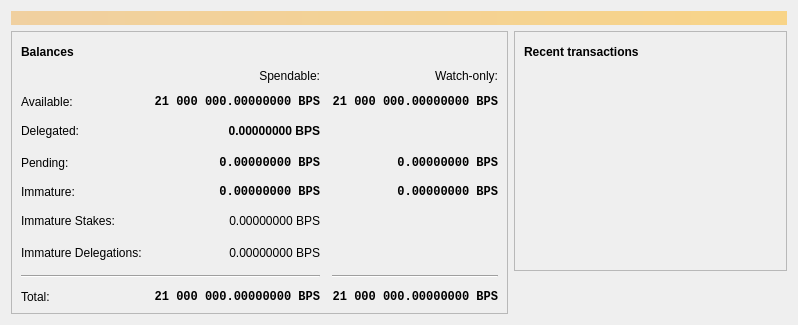
<?xml version="1.0" encoding="UTF-8"?>
<ui version="4.0">
 <class>OverviewPage</class>
 <widget class="QWidget" name="OverviewPage">
  <property name="geometry">
   <rect>
    <x>0</x>
    <y>0</y>
    <width>798</width>
    <height>318</height>
   </rect>
  </property>
  <property name="windowTitle">
   <string>Form</string>
  </property>
  <layout class="QVBoxLayout" name="topLayout">
   <item>
    <widget class="QLabel" name="labelAlerts">
     <property name="visible">
      <bool>false</bool>
     </property>
     <property name="styleSheet">
      <string notr="true">QLabel { background-color: qlineargradient(x1: 0, y1: 0, x2: 1, y2: 0, stop:0 #F0D0A0, stop:1 #F8D488); color:#000000; }</string>
     </property>
     <property name="wordWrap">
      <bool>true</bool>
     </property>
     <property name="margin">
      <number>3</number>
     </property>
     <property name="textInteractionFlags">
      <set>Qt::TextSelectableByMouse</set>
     </property>
    </widget>
   </item>
   <item>
    <layout class="QHBoxLayout" name="horizontalLayout" stretch="1,1">
     <item>
      <layout class="QVBoxLayout" name="verticalLayout_2">
       <item>
        <widget class="QFrame" name="frame">
         <property name="frameShape">
          <enum>QFrame::StyledPanel</enum>
         </property>
         <property name="frameShadow">
          <enum>QFrame::Raised</enum>
         </property>
         <layout class="QVBoxLayout" name="verticalLayout_4">
          <item>
           <layout class="QHBoxLayout" name="horizontalLayout_4">
            <item>
             <widget class="QLabel" name="label_5">
              <property name="font">
               <font>
                <weight>75</weight>
                <bold>true</bold>
               </font>
              </property>
              <property name="text">
               <string>Balances</string>
              </property>
             </widget>
            </item>
            <item>
             <widget class="QPushButton" name="labelWalletStatus">
              <property name="enabled">
               <bool>true</bool>
              </property>
              <property name="maximumSize">
               <size>
                <width>30</width>
                <height>16777215</height>
               </size>
              </property>
              <property name="toolTip">
               <string>The displayed information may be out of date. Your wallet automatically synchronizes with the CleanCoin network after a connection is established, but this process has not completed yet.</string>
              </property>
              <property name="text">
               <string/>
              </property>
              <property name="icon">
               <iconset resource="../CleanCoin.qrc">
                <normaloff>:/icons/warning</normaloff>
                <disabledoff>:/icons/warning</disabledoff>:/icons/warning</iconset>
              </property>
              <property name="iconSize">
               <size>
                <width>24</width>
                <height>24</height>
               </size>
              </property>
              <property name="flat">
               <bool>true</bool>
              </property>
             </widget>
            </item>
            <item>
             <spacer name="horizontalSpacer_3">
              <property name="orientation">
               <enum>Qt::Horizontal</enum>
              </property>
              <property name="sizeHint" stdset="0">
               <size>
                <width>40</width>
                <height>20</height>
               </size>
              </property>
             </spacer>
            </item>
           </layout>
          </item>
          <item>
           <layout class="QGridLayout" name="gridLayout">
            <property name="spacing">
             <number>12</number>
            </property>
            <item row="3" column="2">
             <widget class="QLabel" name="labelWatchPending">
              <property name="font">
               <font>
                <family>Monospace</family>
                <weight>75</weight>
                <bold>true</bold>
               </font>
              </property>
              <property name="cursor">
               <cursorShape>IBeamCursor</cursorShape>
              </property>
              <property name="toolTip">
               <string>Unconfirmed transactions to watch-only addresses</string>
              </property>
              <property name="text">
               <string notr="true">0.00000000 BPS</string>
              </property>
              <property name="alignment">
               <set>Qt::AlignRight|Qt::AlignTrailing|Qt::AlignVCenter</set>
              </property>
              <property name="textInteractionFlags">
               <set>Qt::LinksAccessibleByMouse|Qt::TextSelectableByKeyboard|Qt::TextSelectableByMouse</set>
              </property>
             </widget>
            </item>
            <item row="3" column="1">
             <widget class="QLabel" name="labelUnconfirmed">
              <property name="font">
               <font>
                <family>Monospace</family>
                <weight>75</weight>
                <bold>true</bold>
               </font>
              </property>
              <property name="cursor">
               <cursorShape>IBeamCursor</cursorShape>
              </property>
              <property name="toolTip">
               <string>Total of transactions that have yet to be confirmed, and do not yet count toward the spendable balance</string>
              </property>
              <property name="text">
               <string notr="true">0.00000000 BPS</string>
              </property>
              <property name="alignment">
               <set>Qt::AlignRight|Qt::AlignTrailing|Qt::AlignVCenter</set>
              </property>
              <property name="textInteractionFlags">
               <set>Qt::LinksAccessibleByMouse|Qt::TextSelectableByKeyboard|Qt::TextSelectableByMouse</set>
              </property>
             </widget>
            </item>
            <item row="4" column="2">
             <widget class="QLabel" name="labelWatchImmature">
              <property name="font">
               <font>
                <family>Monospace</family>
                <weight>75</weight>
                <bold>true</bold>
               </font>
              </property>
              <property name="cursor">
               <cursorShape>IBeamCursor</cursorShape>
              </property>
              <property name="toolTip">
               <string>Mined balance in watch-only addresses that has not yet matured</string>
              </property>
              <property name="text">
               <string notr="true">0.00000000 BPS</string>
              </property>
              <property name="alignment">
               <set>Qt::AlignRight|Qt::AlignTrailing|Qt::AlignVCenter</set>
              </property>
              <property name="textInteractionFlags">
               <set>Qt::LinksAccessibleByMouse|Qt::TextSelectableByKeyboard|Qt::TextSelectableByMouse</set>
              </property>
             </widget>
            </item>
            <item row="7" column="0" colspan="2">
             <widget class="Line" name="line">
              <property name="orientation">
               <enum>Qt::Horizontal</enum>
              </property>
             </widget>
            </item>
            <item row="7" column="2">
             <widget class="Line" name="lineWatchBalance">
              <property name="sizePolicy">
               <sizepolicy hsizetype="Preferred" vsizetype="Fixed">
                <horstretch>0</horstretch>
                <verstretch>0</verstretch>
               </sizepolicy>
              </property>
              <property name="minimumSize">
               <size>
                <width>140</width>
                <height>0</height>
               </size>
              </property>
              <property name="orientation">
               <enum>Qt::Horizontal</enum>
              </property>
             </widget>
            </item>
            <item row="8" column="0">
             <widget class="QLabel" name="labelTotalText">
              <property name="text">
               <string>Total:</string>
              </property>
             </widget>
            </item>
            <item row="4" column="1">
             <widget class="QLabel" name="labelImmature">
              <property name="font">
               <font>
                <family>Monospace</family>
                <weight>75</weight>
                <bold>true</bold>
               </font>
              </property>
              <property name="cursor">
               <cursorShape>IBeamCursor</cursorShape>
              </property>
              <property name="toolTip">
               <string>Mined balance that has not yet matured</string>
              </property>
              <property name="text">
               <string notr="true">0.00000000 BPS</string>
              </property>
              <property name="alignment">
               <set>Qt::AlignRight|Qt::AlignTrailing|Qt::AlignVCenter</set>
              </property>
              <property name="textInteractionFlags">
               <set>Qt::LinksAccessibleByMouse|Qt::TextSelectableByKeyboard|Qt::TextSelectableByMouse</set>
              </property>
             </widget>
            </item>
            <item row="3" column="3">
             <spacer name="horizontalSpacer_2">
              <property name="orientation">
               <enum>Qt::Horizontal</enum>
              </property>
              <property name="sizeHint" stdset="0">
               <size>
                <width>40</width>
                <height>20</height>
               </size>
              </property>
             </spacer>
            </item>
            <item row="4" column="0">
             <widget class="QLabel" name="labelImmatureText">
              <property name="text">
               <string>Immature:</string>
              </property>
             </widget>
            </item>
            <item row="5" column="1">
             <widget class="QLabel" name="labelStake">
              <property name="font">
               <font>
                <weight>30</weight>
               </font>
              </property>
              <property name="cursor">
               <cursorShape>IBeamCursor</cursorShape>
              </property>
              <property name="toolTip">
               <string>Stake</string>
              </property>
              <property name="text">
               <string notr="true">0.00000000 BPS</string>
              </property>
              <property name="alignment">
               <set>Qt::AlignRight|Qt::AlignTrailing|Qt::AlignVCenter</set>
              </property>
              <property name="textInteractionFlags">
               <set>Qt::LinksAccessibleByMouse|Qt::TextSelectableByKeyboard|Qt::TextSelectableByMouse</set>
              </property>
             </widget>
            </item>
            <item row="5" column="3">
             <spacer name="horizontalSpacer_4">
              <property name="orientation">
               <enum>Qt::Horizontal</enum>
              </property>
              <property name="sizeHint" stdset="0">
               <size>
                <width>40</width>
                <height>20</height>
               </size>
              </property>
             </spacer>
            </item>
            <item row="5" column="0">
             <widget class="QLabel" name="labelStakeText">
              <property name="text">
                <string>Immature Stakes:</string>
              </property>
             </widget>
            </item>
            <item row="6" column="1">
             <widget class="QLabel" name="labelImmatureDelegated">
              <property name="font">
               <font>
                <weight>30</weight>
               </font>
              </property>
              <property name="cursor">
               <cursorShape>IBeamCursor</cursorShape>
              </property>
              <property name="toolTip">
               <string>Immature Delegations</string>
              </property>
              <property name="text">
               <string notr="true">0.00000000 BPS</string>
              </property>
              <property name="alignment">
               <set>Qt::AlignRight|Qt::AlignTrailing|Qt::AlignVCenter</set>
              </property>
              <property name="textInteractionFlags">
               <set>Qt::LinksAccessibleByMouse|Qt::TextSelectableByKeyboard|Qt::TextSelectableByMouse</set>
              </property>
             </widget>
            </item>
            <item row="6" column="3">
             <spacer name="horizontalSpacer_6">
              <property name="orientation">
               <enum>Qt::Horizontal</enum>
              </property>
              <property name="sizeHint" stdset="0">
               <size>
                <width>40</width>
                <height>20</height>
               </size>
              </property>
             </spacer>
            </item>
            <item row="6" column="0">
             <widget class="QLabel" name="labelImmatureDelegatedText">
              <property name="text">
                <string>Immature Delegations:</string>
              </property>
             </widget>
            </item>
            <item row="2" column="1">
             <widget class="QLabel" name="labelDelegated">
              <property name="font">
               <font>
                <weight>75</weight>
                <bold>true</bold>
               </font>
              </property>
              <property name="cursor">
               <cursorShape>IBeamCursor</cursorShape>
              </property>
              <property name="toolTip">
               <string>Delegated</string>
              </property>
              <property name="text">
               <string notr="true">0.00000000 BPS</string>
              </property>
              <property name="alignment">
               <set>Qt::AlignRight|Qt::AlignTrailing|Qt::AlignVCenter</set>
              </property>
              <property name="textInteractionFlags">
               <set>Qt::LinksAccessibleByMouse|Qt::TextSelectableByKeyboard|Qt::TextSelectableByMouse</set>
              </property>
             </widget>
            </item>
            <item row="2" column="3">
             <spacer name="horizontalSpacer_5">
              <property name="orientation">
               <enum>Qt::Horizontal</enum>
              </property>
              <property name="sizeHint" stdset="0">
               <size>
                <width>40</width>
                <height>20</height>
               </size>
              </property>
             </spacer>
            </item>
            <item row="2" column="0">
             <widget class="QLabel" name="labelDelegatedText">
              <property name="text">
                <string>Delegated:</string>
              </property>
             </widget>
            </item>
            <item row="8" column="1">
             <widget class="QLabel" name="labelTotal">
              <property name="font">
               <font>
                <family>Monospace</family>
                <weight>75</weight>
                <bold>true</bold>
               </font>
              </property>
              <property name="cursor">
               <cursorShape>IBeamCursor</cursorShape>
              </property>
              <property name="toolTip">
               <string>Your current total balance</string>
              </property>
              <property name="text">
               <string notr="true">21 000 000.00000000 BPS</string>
              </property>
              <property name="alignment">
               <set>Qt::AlignRight|Qt::AlignTrailing|Qt::AlignVCenter</set>
              </property>
              <property name="textInteractionFlags">
               <set>Qt::LinksAccessibleByMouse|Qt::TextSelectableByKeyboard|Qt::TextSelectableByMouse</set>
              </property>
             </widget>
            </item>
            <item row="8" column="2">
             <widget class="QLabel" name="labelWatchTotal">
              <property name="font">
               <font>
                <family>Monospace</family>
                <weight>75</weight>
                <bold>true</bold>
               </font>
              </property>
              <property name="cursor">
               <cursorShape>IBeamCursor</cursorShape>
              </property>
              <property name="toolTip">
               <string>Current total balance in watch-only addresses</string>
              </property>
              <property name="text">
               <string notr="true">21 000 000.00000000 BPS</string>
              </property>
              <property name="alignment">
               <set>Qt::AlignRight|Qt::AlignTrailing|Qt::AlignVCenter</set>
              </property>
              <property name="textInteractionFlags">
               <set>Qt::LinksAccessibleByMouse|Qt::TextSelectableByKeyboard|Qt::TextSelectableByMouse</set>
              </property>
             </widget>
            </item>
            <item row="0" column="2">
             <widget class="QLabel" name="labelWatchonly">
              <property name="text">
               <string>Watch-only:</string>
              </property>
              <property name="alignment">
               <set>Qt::AlignRight|Qt::AlignTrailing|Qt::AlignVCenter</set>
              </property>
             </widget>
            </item>
            <item row="1" column="0">
             <widget class="QLabel" name="labelBalanceText">
              <property name="text">
               <string>Available:</string>
              </property>
             </widget>
            </item>
            <item row="1" column="1">
             <widget class="QLabel" name="labelBalance">
              <property name="font">
               <font>
                <family>Monospace</family>
                <weight>75</weight>
                <bold>true</bold>
               </font>
              </property>
              <property name="cursor">
               <cursorShape>IBeamCursor</cursorShape>
              </property>
              <property name="toolTip">
               <string>Your current spendable balance</string>
              </property>
              <property name="text">
               <string notr="true">21 000 000.00000000 BPS</string>
              </property>
              <property name="alignment">
               <set>Qt::AlignRight|Qt::AlignTrailing|Qt::AlignVCenter</set>
              </property>
              <property name="textInteractionFlags">
               <set>Qt::LinksAccessibleByMouse|Qt::TextSelectableByKeyboard|Qt::TextSelectableByMouse</set>
              </property>
             </widget>
            </item>
            <item row="1" column="2">
             <widget class="QLabel" name="labelWatchAvailable">
              <property name="font">
               <font>
                <family>Monospace</family>
                <weight>75</weight>
                <bold>true</bold>
               </font>
              </property>
              <property name="cursor">
               <cursorShape>IBeamCursor</cursorShape>
              </property>
              <property name="toolTip">
               <string>Your current balance in watch-only addresses</string>
              </property>
              <property name="text">
               <string notr="true">21 000 000.00000000 BPS</string>
              </property>
              <property name="alignment">
               <set>Qt::AlignRight|Qt::AlignTrailing|Qt::AlignVCenter</set>
              </property>
              <property name="textInteractionFlags">
               <set>Qt::LinksAccessibleByMouse|Qt::TextSelectableByKeyboard|Qt::TextSelectableByMouse</set>
              </property>
             </widget>
            </item>
            <item row="3" column="0">
             <widget class="QLabel" name="labelPendingText">
              <property name="text">
               <string>Pending:</string>
              </property>
             </widget>
            </item>
            <item row="0" column="1">
             <widget class="QLabel" name="labelSpendable">
              <property name="text">
               <string>Spendable:</string>
              </property>
              <property name="alignment">
               <set>Qt::AlignRight|Qt::AlignTrailing|Qt::AlignVCenter</set>
              </property>
             </widget>
            </item>
           </layout>
          </item>
         </layout>
        </widget>
       </item>
       <item>
        <spacer name="verticalSpacer">
         <property name="orientation">
          <enum>Qt::Vertical</enum>
         </property>
         <property name="sizeHint" stdset="0">
          <size>
           <width>20</width>
           <height>40</height>
          </size>
         </property>
        </spacer>
       </item>
      </layout>
     </item>
     <item>
      <layout class="QVBoxLayout" name="verticalLayout_3">
       <item>
        <widget class="QFrame" name="frame_2">
         <property name="frameShape">
          <enum>QFrame::StyledPanel</enum>
         </property>
         <property name="frameShadow">
          <enum>QFrame::Raised</enum>
         </property>
         <layout class="QVBoxLayout" name="verticalLayout">
          <item>
           <layout class="QHBoxLayout" name="horizontalLayout_2">
            <item>
             <widget class="QLabel" name="label_4">
              <property name="font">
               <font>
                <weight>75</weight>
                <bold>true</bold>
               </font>
              </property>
              <property name="text">
               <string>Recent transactions</string>
              </property>
             </widget>
            </item>
            <item>
             <widget class="QPushButton" name="labelTransactionsStatus">
              <property name="enabled">
               <bool>true</bool>
              </property>
              <property name="maximumSize">
               <size>
                <width>30</width>
                <height>16777215</height>
               </size>
              </property>
              <property name="toolTip">
               <string>The displayed information may be out of date. Your wallet automatically synchronizes with the CleanCoin network after a connection is established, but this process has not completed yet.</string>
              </property>
              <property name="text">
               <string/>
              </property>
              <property name="icon">
               <iconset resource="../CleanCoin.qrc">
                <normaloff>:/icons/warning</normaloff>
                <disabledoff>:/icons/warning</disabledoff>:/icons/warning</iconset>
              </property>
              <property name="iconSize">
               <size>
                <width>24</width>
                <height>24</height>
               </size>
              </property>
              <property name="flat">
               <bool>true</bool>
              </property>
             </widget>
            </item>
            <item>
             <spacer name="horizontalSpacer">
              <property name="orientation">
               <enum>Qt::Horizontal</enum>
              </property>
              <property name="sizeHint" stdset="0">
               <size>
                <width>40</width>
                <height>20</height>
               </size>
              </property>
             </spacer>
            </item>
           </layout>
          </item>
          <item>
           <widget class="QListView" name="listTransactions">
            <property name="styleSheet">
             <string notr="true">QListView { background: transparent; }</string>
            </property>
            <property name="frameShape">
             <enum>QFrame::NoFrame</enum>
            </property>
            <property name="verticalScrollBarPolicy">
             <enum>Qt::ScrollBarAlwaysOff</enum>
            </property>
            <property name="horizontalScrollBarPolicy">
             <enum>Qt::ScrollBarAlwaysOff</enum>
            </property>
            <property name="selectionMode">
             <enum>QAbstractItemView::NoSelection</enum>
            </property>
           </widget>
          </item>
         </layout>
        </widget>
       </item>
       <item>
        <spacer name="verticalSpacer_2">
         <property name="orientation">
          <enum>Qt::Vertical</enum>
         </property>
         <property name="sizeHint" stdset="0">
          <size>
           <width>20</width>
           <height>40</height>
          </size>
         </property>
        </spacer>
       </item>
      </layout>
     </item>
    </layout>
   </item>
  </layout>
 </widget>
 <resources/>
 <connections/>
</ui>
